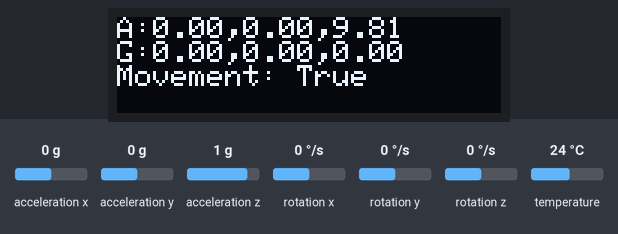
The program below on a simulated ESP32. Parts: 128×32 one-colour display. Inputs (shaded band) come from the test bench; at power-on: acceleration x 0 g, acceleration y 0 g, acceleration z 1 g, rotation x 0 °/s, rotation y 0 °/s, rotation z 0 °/s, temperature 24 °C. What the program prints to the serial monitor is not drawn.

Above: at 1.2 s.
1.3 s: acceleration x set to -1.4 g
At 2.3 s:
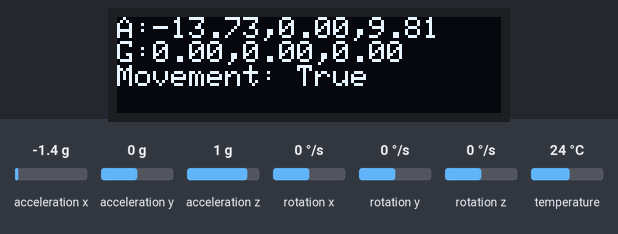
2.8 s: acceleration y set to -1.4 g
At 3.3 s:
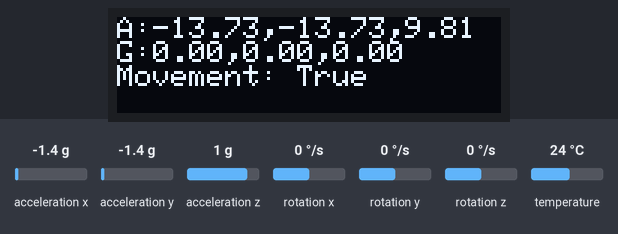
4.3 s: acceleration z set to -1.4 g
At 5.4 s:
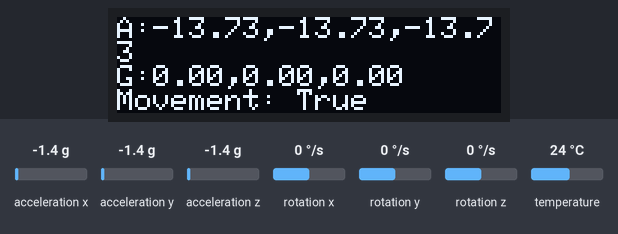
7.3 s: rotation x set to -192 °/s
At 8.0 s:
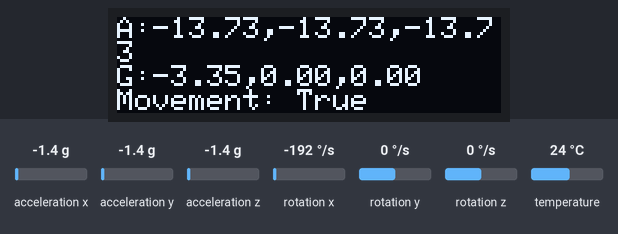
8.8 s: rotation y set to -192 °/s
At 10.2 s:
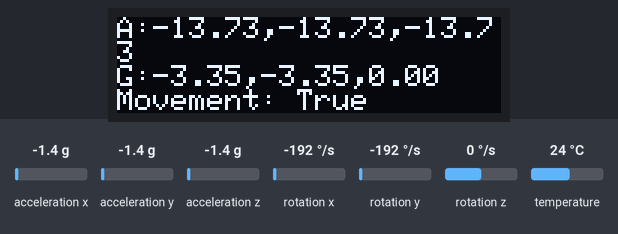
Timing chart, 0 to 11.3 s (numbered marks = the images above; inputs shaded):
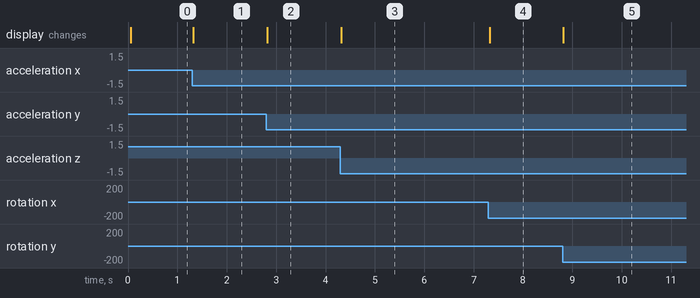

The program:

main.cpp
```cpp
#include <Arduino.h>
#include <Adafruit_MPU6050.h>
#include <Adafruit_Sensor.h>
#include <Wire.h>
#include <SPI.h>
#include <Wire.h>
#include <Adafruit_GFX.h>
#include <Adafruit_SSD1306.h>
#include <WiFi.h>
#include <FS.h>
#include <WebSocketsServer.h>

// Setup wifi credentials
const char *ssid = "ESP32";
const char *password = "cocklmao";
char path[] = "/";
char host[] = "localhost";

WiFiClient client;

WiFiServer server(80);
WebSocketsServer webSocketServer(81);

String message;

// Define imu
Adafruit_MPU6050 mpu;

#define WIRE Wire
// define display
Adafruit_SSD1306 display = Adafruit_SSD1306(128, 32, &WIRE);

const bool displayIMU = true;

void writeTextToScreen(String str)
{
  display.clearDisplay();
  display.setCursor(0, 0);
  display.print(str);
  yield();
  display.display();
}

#define USE_SERIAL Serial

void hexdump(const void *mem, uint32_t len, uint8_t cols = 16) {
	const uint8_t* src = (const uint8_t*) mem;
	USE_SERIAL.printf("\n[HEXDUMP] Address: 0x%08X len: 0x%X (%d)", (ptrdiff_t)src, len, len);
	for(uint32_t i = 0; i < len; i++) {
		if(i % cols == 0) {
			USE_SERIAL.printf("\n[0x%08X] 0x%08X: ", (ptrdiff_t)src, i);
		}
		USE_SERIAL.printf("%02X ", *src);
		src++;
	}
	USE_SERIAL.printf("\n");
}

void webSocketEvent(uint8_t num, WStype_t type, uint8_t *payload, size_t length)
{

  switch (type)
  {
  case WStype_DISCONNECTED:
    USE_SERIAL.printf("[%u] Disconnected!\n", num);
    break;
  case WStype_CONNECTED:
  {
    IPAddress ip = webSocketServer.remoteIP(num);
    USE_SERIAL.printf("[%u] Connected from %d.%d.%d.%d url: %s\n", num, ip[0], ip[1], ip[2], ip[3], payload);

    // send message to client
    webSocketServer.sendTXT(num, "Connected");
  }
  break;
  case WStype_TEXT:
    USE_SERIAL.printf("[%u] get Text: %s\n", num, payload);
    message = String((char *)payload);

    // send message to client
    // webSocket.sendTXT(num, "message here");

    // send data to all connected clients
    // webSocket.broadcastTXT("message here");
    break;
  case WStype_BIN:
    USE_SERIAL.printf("[%u] get binary length: %u\n", num, length);
    hexdump(payload, length);

    // send message to client
    // webSocket.sendBIN(num, payload, length);
    break;

  default:
    USE_SERIAL.println("Other");
    Serial.println("Test");
  }
}

void setup()
{
  USE_SERIAL.begin(115200);

  // SSD1306_SWITCHCAPVCC = generate display voltage from 3.3V internally
  display.begin(SSD1306_SWITCHCAPVCC, 0x3C); // Address 0x3C for 128x32

  // Clear the buffer.
  display.clearDisplay();
  display.display();

  // text display tests
  display.setTextSize(1);
  display.setTextColor(SSD1306_WHITE);
  display.setCursor(0, 0);

  // Initialize imu
  if (!mpu.begin())
  {
    Serial.println("Failed to find MPU6050 chip");
    while (1)
    {
      delay(10);
    }
  }

  mpu.setHighPassFilter(MPU6050_HIGHPASS_0_63_HZ);
  mpu.setMotionDetectionThreshold(1);
  mpu.setMotionDetectionDuration(5); // used to be 20
  mpu.setInterruptPinLatch(true);    // Keep it latched.  Will turn off when reinitialized.
  mpu.setInterruptPinPolarity(true);
  mpu.setMotionInterrupt(true);

  // setup wifi
  WiFi.mode(WIFI_AP);
  WiFi.softAP(ssid, password);
  Serial.println(WiFi.softAPIP());
  server.begin();
  webSocketServer.begin();
  webSocketServer.onEvent(webSocketEvent);
}

void loop()
{

  if (displayIMU)
  {
    if (mpu.getMotionInterruptStatus())
    {
      // Get new sensor events with the readings
      sensors_event_t a, g, temp;
      mpu.getEvent(&a, &g, &temp);
      writeTextToScreen("A:" + String(a.acceleration.x) + "," + String(a.acceleration.y) + "," + String(a.acceleration.z) + "\nG:" + String(g.gyro.x) + "," + String(g.gyro.y) + "," + String(g.gyro.z) + "\nMovement: True");
    }
    else
    {
      sensors_event_t a, g, temp;
      mpu.getEvent(&a, &g, &temp);
      writeTextToScreen("A:" + String(a.acceleration.x) + "," + String(a.acceleration.y) + "," + String(a.acceleration.z) + "\nG:" + String(g.gyro.x) + "," + String(g.gyro.y) + "," + String(g.gyro.z) + "\nMovement: False\nMRM: " + message);
    }
  }

  webSocketServer.loop();
}
```

Measured:
- after the input at 1.3 s, the display: changes at once (image 1)
- after the input at 2.8 s, the display: changes at once (image 2)
- after the input at 4.3 s, the display: changes at once (image 3)
- after the input at 7.3 s, the display: changes at once (image 4)
- after the input at 8.8 s, the display: changes at once (image 5)
